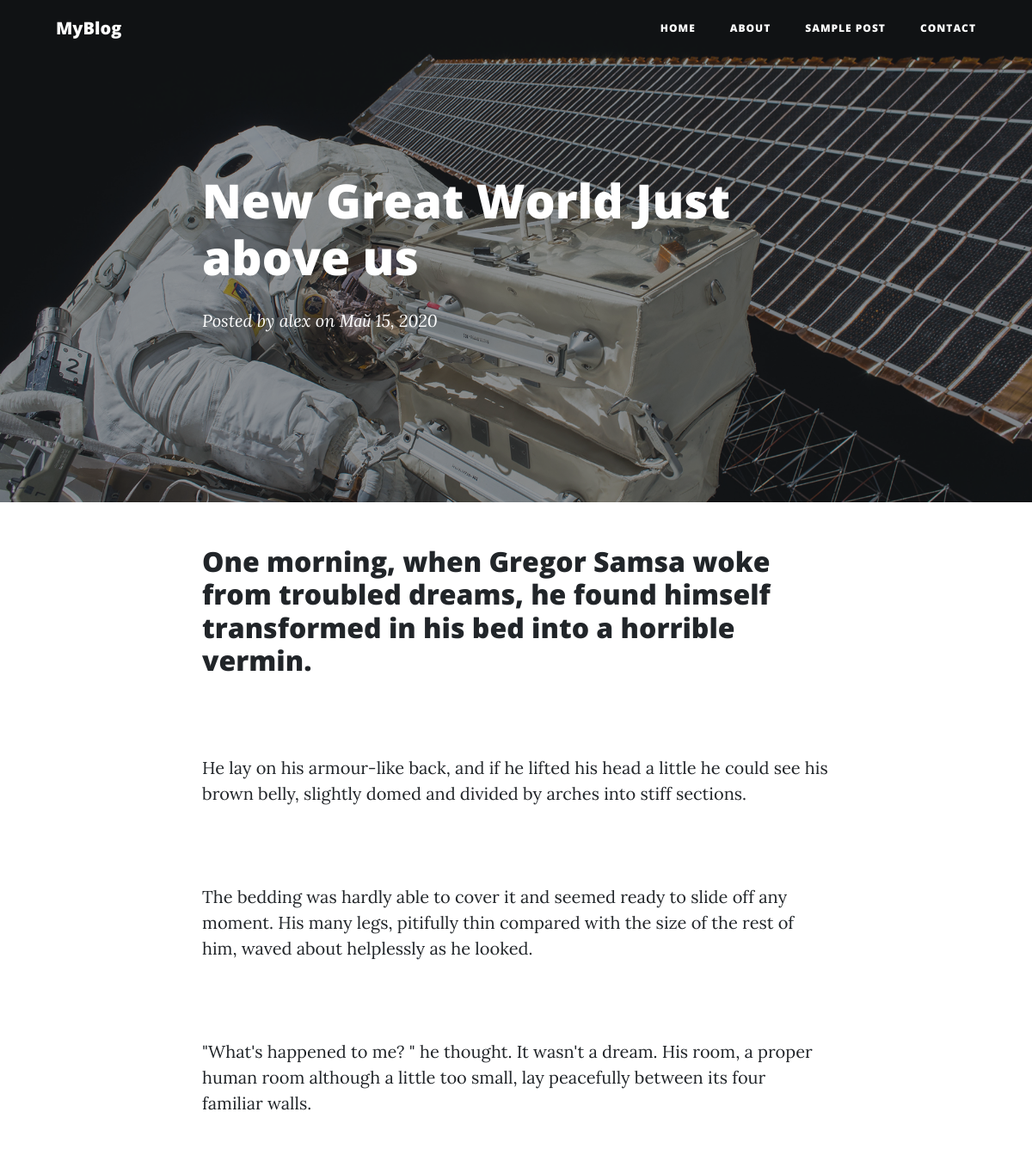
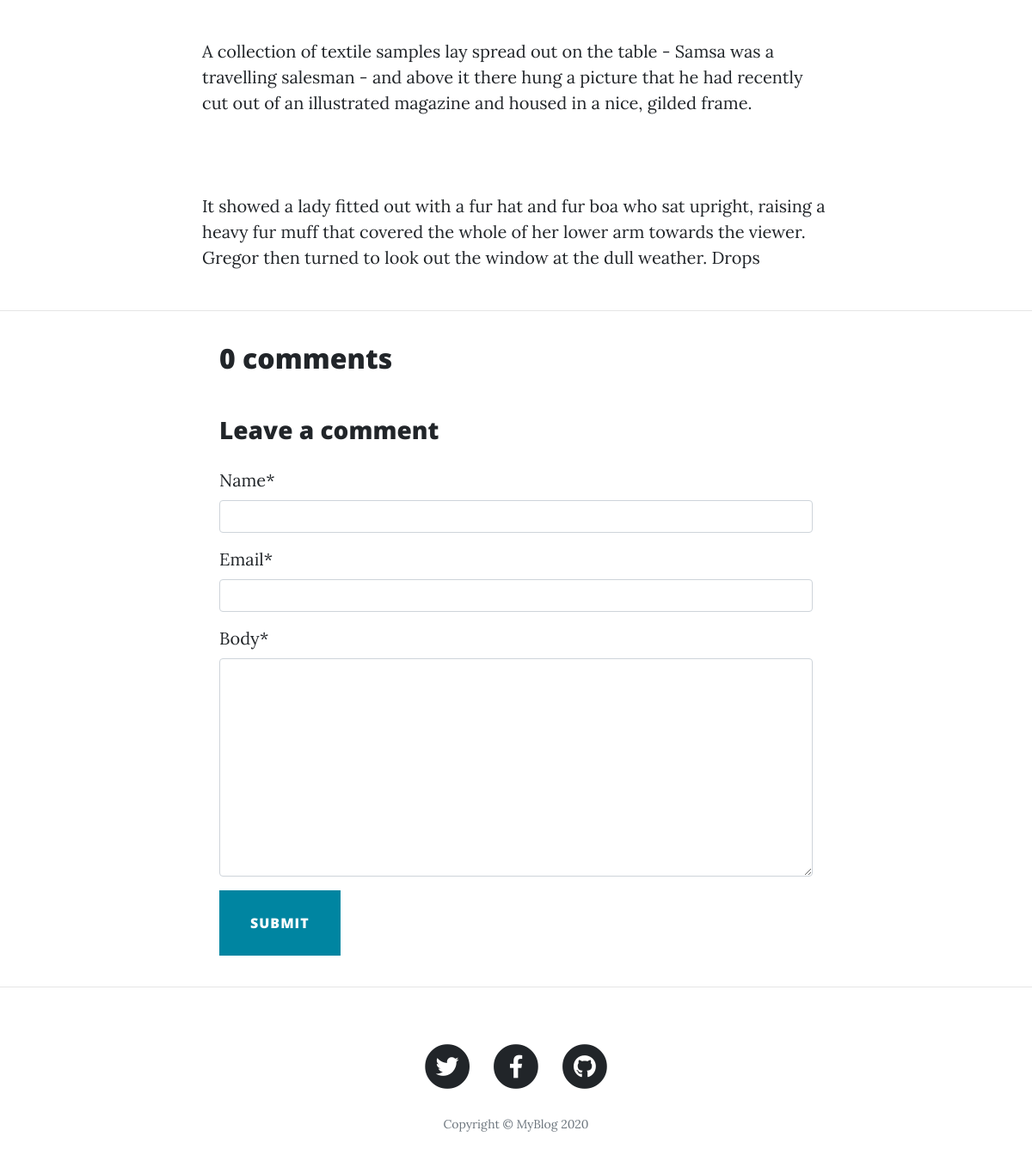
The page /post/10/ on the database its author committed (2 pictures, top to bottom).
### blog/models.py (models this page shows, shortened)
class Post(models.Model):
	author = models.ForeignKey(settings.AUTH_USER_MODEL, on_delete=models.CASCADE)
	title = models.CharField(max_length=200)
	description = models.TextField(max_length=200)
	text = models.TextField()
	created_date = models.DateTimeField(default=timezone.now)
	published_date = models.DateTimeField(blank=True, null=True)
	status = models.IntegerField(choices=STATUS, default=0)

### blog/views.py (the view)
# urls.py: path('post/', views.post_rev, name='post_rev'),
def post(request, pk):
	template_name = 'blog/post.html'
	post = get_object_or_404(Post, pk=pk)
	comments = post.comments.filter(active=True)
	new_comment = None
	if request.method == 'POST':
		comment_form = CommentForm(data=request.POST)
		if comment_form.is_valid():
			new_comment = comment_form.save(commit=False)
			new_comment.post = post
			new_comment.save()
	else:
		comment_form = CommentForm()
	context = {
		'post':post,
		'comments':comments,
		'new_comment':new_comment,
		'comment_form':comment_form
	}
	return render(request, template_name, context)

### blog/forms.py
class CommentForm(forms.ModelForm):
	class Meta:
		model = Comment
		fields = ('name', 'email', 'body')

### blog/templates/blog/post.html (shortened to what this page needs)
{% extends 'blog/base_post.html' %}
{% load static %}
{% load crispy_forms_tags %}
{% block title %}{{ post.title }}{% endblock%}
{% block author %}{{ post.author }}{% endblock%}
{% block date %}{{ post.published_date|date:"M d, Y"}}{% endblock%}
{% block content %}
{{ post.text | safe }}
{% endblock %}
{% block comments %}
	<div class="card-body">
		<h2>{{ comments.count }} comments</h2>
	</div>
	<div class="card-body">
		{% if new_comment %}
			<div class="alert alert-success" role="alert">
				Your comment is awaiting moderation
			</div>
			{% else %}
			<h3>Leave a comment</h3>
			<form action="." method="POST" style="margin-top: 1.3em;">
				{{ comment_form | crispy }}
				<button type="submit" class="btn btn-primary btn-lg">
					Submit
				</button>
			</form>
		{% endif %}
	</div>
{% endblock comments %}

### rows shown on the page
Post: title "New Great World Just above us", author "alex", published_date "Май 15, 2020", text "One morning, when Gregor Samsa woke from troubled dreams, he found himself transformed in his bed into a horrible vermin. He lay on his armour-like back, and if he lifted his head a little he could see his brown belly, slightly domed and divided by arches into stiff sections. The bedding was hardly able to cover it and seemed ready to slide off any moment. His many legs, pitifully thin compared with the size of the rest of him, waved about helplessly as he looked. \"What's happened to me? \" he thought. It wasn't a dream. His room, a proper human room although a little too small, lay peacefully between its four familiar walls. A collection of textile samples lay spread out on the table -…"

### other values the page prints
{{ comments.count }} "0"
